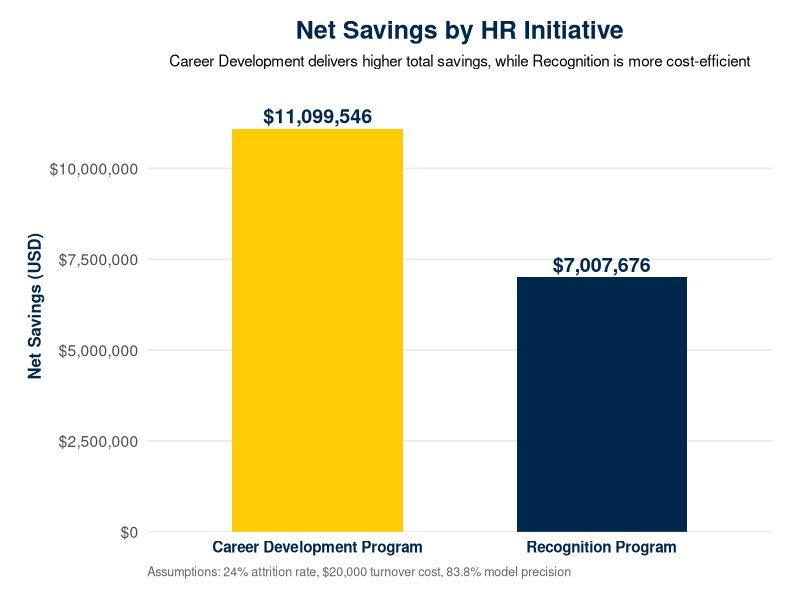
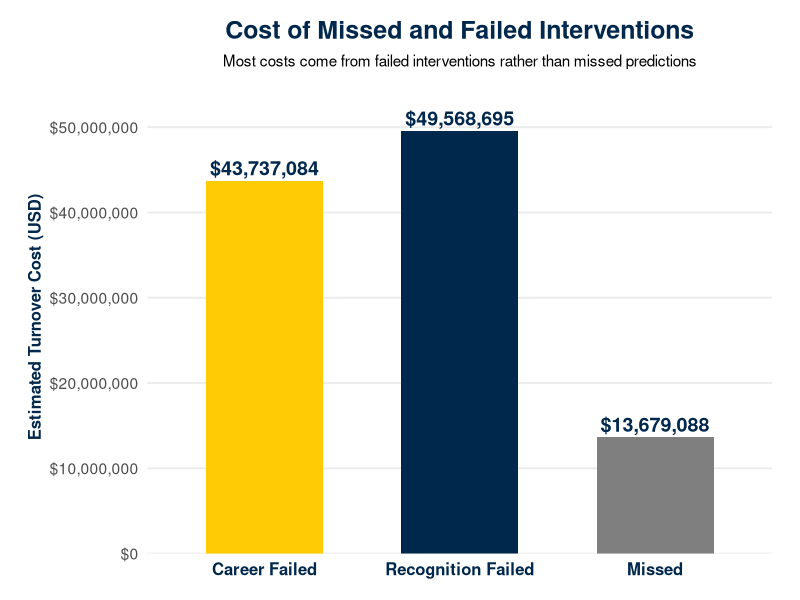
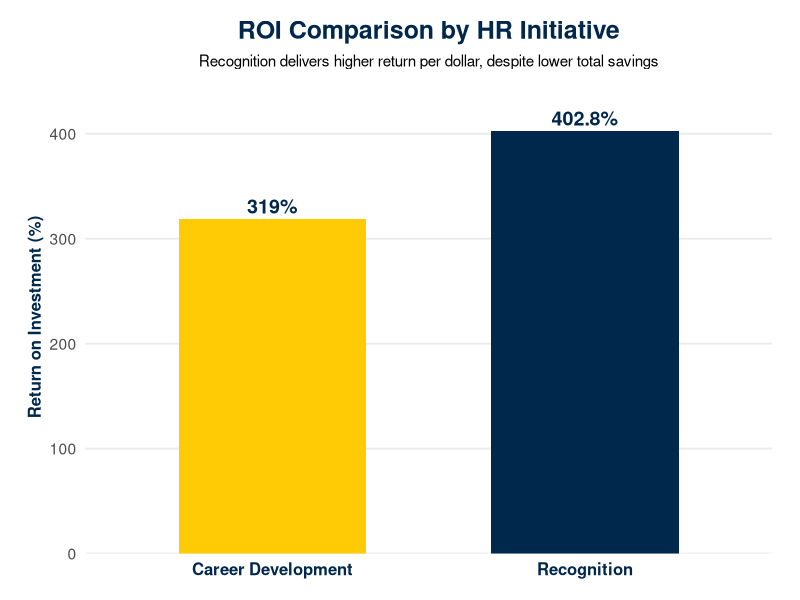

Here is the R script that generated these plots, in order:
## ---- chunk 1
knitr::opts_chunk$set(echo = TRUE)
library(class)
library(caret)
library(ggplot2)
library(scales)
library(knitr)
library(kableExtra)
library(dplyr)

## ---- chunk 2
hr <- read.csv("../data/hrdata.csv")
## ---- chunk 3
hr$X <- NULL
## ---- chunk 4
hr$dept <- hr$sales
hr$sales <- NULL
## ---- chunk 5
hr$salary <- as.factor(hr$salary)
hr$dept <- as.factor(hr$dept)
## ---- chunk 6
str(hr)
## ---- chunk 7
summary(hr)

colSums(is.na(hr))

summary(hr)
## ---- chunk 8
#model.matrix() creates dummy variables for factors
hr_dummies <- as.data.frame(model.matrix(~ . -1, data = hr))

# View the structure
str(hr_dummies)
## ---- chunk 9
#Min-Max scaling function
minmax <- function(x) {
  (x - min(x)) / (max(x) - min(x))
}

#Apply to all columns
hr_norm <- as.data.frame(lapply(hr_dummies, minmax))

# View summary to confirm values are between 0 and 1
summary(hr_norm)
## ---- chunk 10
set.seed(12345)  # for reproducibility (so you get the same split each time)
## ---- chunk 11
#Pick 30% of rows randomly for testing
test_rows <- sample(1:nrow(hr_norm), 0.3 * nrow(hr_norm))

#Split into training and test sets
hr_test <- hr_norm[test_rows, ]
hr_train <- hr_norm[-test_rows, ]

#Save the target variable (left) separately for both sets
hr_test_y <- hr_test$left
hr_train_y <- hr_train$left

#Remove 'left' column from features (because we already saved it)
hr_test$left <- NULL
hr_train$left <- NULL
## ---- chunk 12
#check data
nrow(hr_train)  # should be about 70% of the total 
nrow(hr_test)   # should be about 30% of the total 

head(hr_train_y)  # target variable 
head(hr_train)    # feature columns 
## ---- chunk 13
#Run KNN 
knn_pred <- knn(train = hr_train,    # training data
                test = hr_test,      # testing data
                cl = hr_train_y,     # training labels (left column)
                k = 21)              # number of neighbors

#Check prediction output
summary(knn_pred)
## ---- chunk 14

# Generate the confusion matrix
confusionMatrix(as.factor(knn_pred), 
                as.factor(hr_test_y), 
                positive = "1")
## ---- chunk 15
# Assumptions
total_employees <- 14999
attrition_rate <- 0.24
turnover_cost <- 20000
sensitivity <- 0.81
precision <- 0.838

# Model-predicted leavers
leavers_per_year <- total_employees * attrition_rate
identified_leavers <- leavers_per_year * sensitivity
adjusted_intervention_count <- identified_leavers / precision

# Initiative A: Recognition Program
recog_cost <- 500
recog_success <- 0.15
recog_retained <- identified_leavers * recog_success
recog_savings <- recog_retained * turnover_cost
recog_total_cost <- adjusted_intervention_count * recog_cost
recog_net_savings <- recog_savings - recog_total_cost

# Initiative B: Career Development
career_cost <- 1000
career_success <- 0.25
career_retained <- identified_leavers * career_success
career_savings <- career_retained * turnover_cost
career_total_cost <- adjusted_intervention_count * career_cost
career_net_savings <- career_savings - career_total_cost
## ---- chunk 16
results <- data.frame(
  Initiative = c("Recognition Program", "Career Development Program"),
  Retained_Employees = round(c(recog_retained, career_retained)),
  Adjusted_Intervention_Count = round(adjusted_intervention_count),
  Cost_per_Intervention = c(recog_cost, career_cost),
  Total_Intervention_Cost = round(c(recog_total_cost, career_total_cost), 2),
  Savings_from_Retention = round(c(recog_savings, career_savings), 2),
  Net_Savings = round(c(recog_net_savings, career_net_savings), 2)
)

results_clean <- results %>%
  mutate(
    Cost_per_Intervention = dollar(Cost_per_Intervention),
    Total_Intervention_Cost = dollar(Total_Intervention_Cost),
    Savings_from_Retention = dollar(Savings_from_Retention),
    Net_Savings = dollar(Net_Savings)
  )

kable(
  results_clean,
  caption = "Financial Impact of HR Retention Initiatives",
  align = "c"
) %>%
  kable_styling(full_width = FALSE, position = "center") %>%
  row_spec(0, bold = TRUE)
## ---- chunk 17

results_plot <- results %>%
  mutate(
    Initiative = factor(
      Initiative,
      levels = c("Career Development Program", "Recognition Program")
    )
  )

ggplot(results_plot, aes(x = Initiative, y = Net_Savings, fill = Initiative)) +
  geom_col(width = 0.6) +
  geom_text(
    aes(label = dollar(Net_Savings, accuracy = 1)),
    vjust = -0.35,
    size = 5,
    fontface = "bold",
    color = "#00274C"
  ) +
  scale_y_continuous(
    labels = dollar_format(),
    expand = expansion(mult = c(0, 0.12))
  ) +
  scale_fill_manual(
    values = c(
      "Career Development Program" = "#FFCB05",
      "Recognition Program" = "#00274C"
    )
  ) +
  labs(
    title = "Net Savings by HR Initiative",
    subtitle = "Career Development delivers higher total savings, while Recognition is more cost-efficient",
    x = NULL,
    y = "Net Savings (USD)",
    caption = "Assumptions: 24% attrition rate, $20,000 turnover cost, 83.8% model precision"
  ) +
  theme_minimal(base_size = 14) +
  theme(
    legend.position = "none",
    panel.grid.minor = element_blank(),
    panel.grid.major.x = element_blank(),
    axis.text.x = element_text(size = 11, face = "bold", color = "#00274C"),
    axis.title.y = element_text(size = 12, face = "bold", color = "#00274C"),
    plot.title = element_text(size = 18, face = "bold", hjust = 0.5, color = "#00274C"),
    plot.subtitle = element_text(size = 11, hjust = 0.5),
    plot.caption = element_text(size = 9, hjust = 0, color = "gray40"),
    plot.margin = margin(15, 20, 15, 20)
  )
## ---- chunk 18
# Recalculate base values
total_employees <- 14999
attrition_rate <- 0.24
turnover_cost <- 20000
model_sensitivity <- 0.81

total_leavers <- total_employees * attrition_rate
identified_leavers <- total_leavers * model_sensitivity
missed_leavers <- total_leavers - identified_leavers  # false negatives

# Intervention failure (people still left after receiving help)
recog_success <- 0.15
career_success <- 0.25

recog_failed <- identified_leavers * (1 - recog_success)
career_failed <- identified_leavers * (1 - career_success)
## ---- chunk 19
# Convert to cost
failures_df <- data.frame(
  Category = c("Missed Leavers", 
               "Recognition Program - Failed", 
               "Career Development Program - Failed"),
  Cost = round(c(
    missed_leavers * turnover_cost,
    recog_failed * turnover_cost,
    career_failed * turnover_cost
  ), 0)
)



total_leavers <- total_employees * attrition_rate
identified_leavers <- total_leavers * model_sensitivity
missed_leavers <- total_leavers - identified_leavers

recog_success <- 0.15
career_success <- 0.25

recog_failed <- identified_leavers * (1 - recog_success)
career_failed <- identified_leavers * (1 - career_success)

failures_df <- data.frame(
  Category = c("Missed Leavers", 
               "Recognition Program - Failed", 
               "Career Development Program - Failed"),
  Cost = round(c(
    missed_leavers * turnover_cost,
    recog_failed * turnover_cost,
    career_failed * turnover_cost
  ), 0)
)
## ---- chunk 20

# Create cleaner labels
failures_plot <- failures_df %>%
  mutate(
    Category = c(
      "Missed",
      "Recognition Failed",
      "Career Failed"
    )
  ) %>%
  mutate(
    Category = factor(
      Category,
      levels = c("Career Failed", "Recognition Failed", "Missed")
    )
  )

# Plot
ggplot(failures_plot, aes(x = Category, y = Cost, fill = Category)) +
  geom_col(width = 0.6) +
  geom_text(
    aes(label = dollar(Cost, accuracy = 1)),
    vjust = -0.35,
    size = 5,
    fontface = "bold",
    color = "#00274C"
  ) +
  scale_y_continuous(
    labels = dollar_format(),
    expand = expansion(mult = c(0, 0.12))
  ) +
  scale_fill_manual(
    values = c(
      "Career Failed" = "#FFCB05",       # Maize
      "Recognition Failed" = "#00274C",  # Blue
      "Missed" = "#7F7F7F"               # Gray
    )
  ) +
  labs(
    title = "Cost of Missed and Failed Interventions",
    subtitle = "Most costs come from failed interventions rather than missed predictions",
    x = NULL,
    y = "Estimated Turnover Cost (USD)"
  ) +
  theme_minimal(base_size = 14) +
  theme(
    legend.position = "none",
    panel.grid.minor = element_blank(),
    panel.grid.major.x = element_blank(),
    axis.text.x = element_text(size = 12, face = "bold", color = "#00274C"),
    axis.title.y = element_text(size = 12, face = "bold", color = "#00274C"),
    plot.title = element_text(size = 18, face = "bold", hjust = 0.5, color = "#00274C"),
    plot.subtitle = element_text(size = 11, hjust = 0.5),
    plot.margin = margin(15, 20, 15, 20)
  )
## ---- chunk 21

# Calculate ROI
results$ROI <- round((results$Net_Savings / results$Total_Intervention_Cost) * 100, 1)
## ---- chunk 22
# Clean labels
results_plot <- results %>%
  mutate(
    Initiative = c("Recognition", "Career Development")
  ) %>%
  mutate(
    Initiative = factor(
      Initiative,
      levels = c("Career Development", "Recognition")
    )
  )

# Plot
ggplot(results_plot, aes(x = Initiative, y = ROI, fill = Initiative)) +
  geom_col(width = 0.6) +
  geom_text(
    aes(label = paste0(ROI, "%")),
    vjust = -0.35,
    size = 5,
    fontface = "bold",
    color = "#00274C"
  ) +
  scale_y_continuous(
    expand = expansion(mult = c(0, 0.12))
  ) +
  scale_fill_manual(
    values = c(
      "Career Development" = "#FFCB05",  # Maize
      "Recognition" = "#00274C"          # Blue
    )
  ) +
  labs(
    title = "ROI Comparison by HR Initiative",
    subtitle = "Recognition delivers higher return per dollar, despite lower total savings",
    x = NULL,
    y = "Return on Investment (%)"
  ) +
  theme_minimal(base_size = 14) +
  theme(
    legend.position = "none",
    panel.grid.minor = element_blank(),
    panel.grid.major.x = element_blank(),
    axis.text.x = element_text(size = 12, face = "bold", color = "#00274C"),
    axis.title.y = element_text(size = 12, face = "bold", color = "#00274C"),
    plot.title = element_text(size = 18, face = "bold", hjust = 0.5, color = "#00274C"),
    plot.subtitle = element_text(size = 11, hjust = 0.5),
    plot.margin = margin(15, 20, 15, 20)
  )
